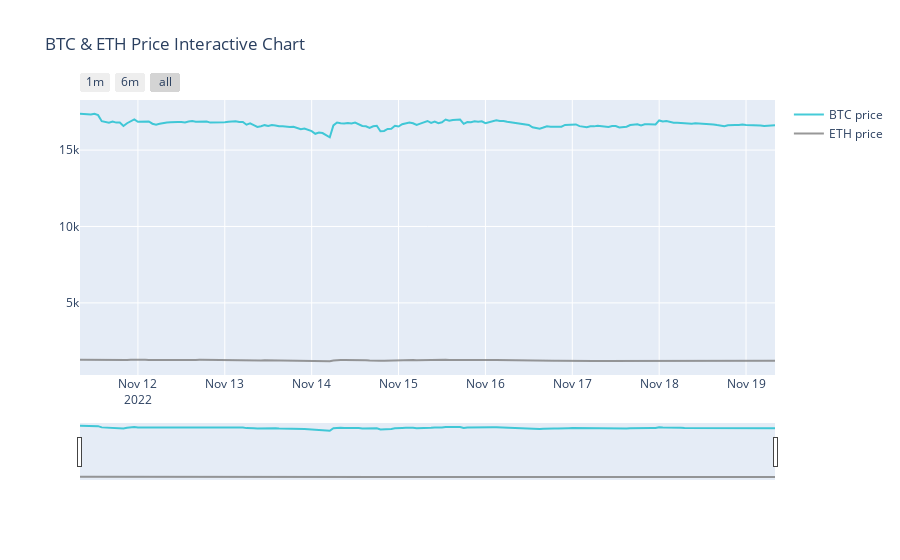
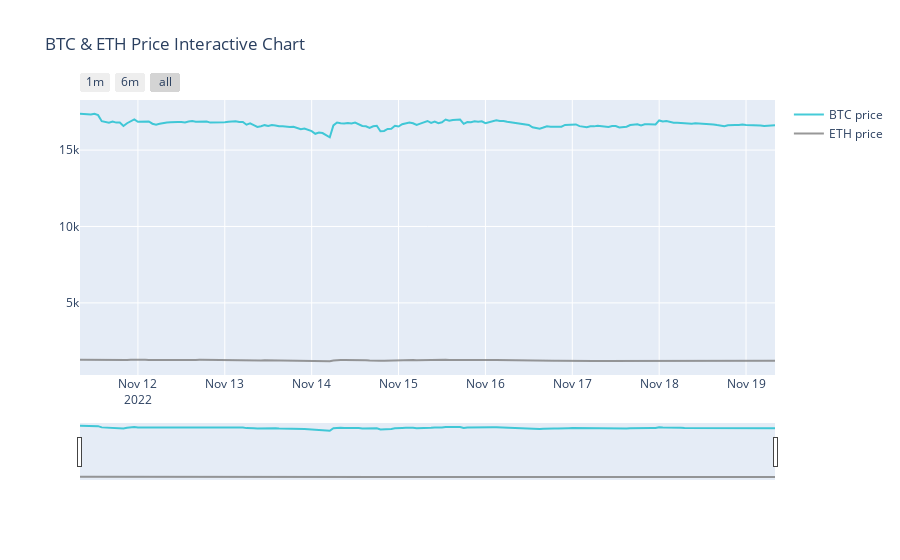

Notebook cell for these charts, in order:
### Code cell
trace_btc = go.Scatter(
    x=df.time_x,
    y=df['close_x'],
    name = "BTC price",
    line = dict(color = '#17BECF'),
    opacity = 0.8)

trace_eth = go.Scatter(
    x=df.time_x,
    y=df['close_y'],
    name = "ETH price",
    line = dict(color = '#7F7F7F'),
    opacity = 0.8)

data = [trace_btc,trace_eth]

layout = dict(
    title='BTC & ETH Price Interactive Chart', 
    xaxis=dict(
        rangeselector=dict(
            buttons=list([
                dict(count=1,
                     label='1m',
                     step='month',
                     stepmode='backward'),
                dict(count=6,
                     label='6m',
                     step='month',
                     stepmode='backward'),
                dict(step='all')
            ])
        ),
        rangeslider=dict(
            visible = True
        ),
        type='date'
    )
)

fig = dict(data=data, layout=layout)
iplot(fig, filename = "BTC & ETH Price Interactive Chart")
plotly.offline.plot(fig, filename='Plotly_Stock.html')

### Figure 1 — Plotly figure (JSON) as saved in the notebook; plotly's stock layout.template omitted (floating-point values rounded to 4 significant figures; data arrays with more than 128 entries replaced by an {"elided": "..."} marker saying what was removed)
{"data": [{"line": {"color": "#17BECF"}, "name": "BTC price", "opacity": 0.8, "type": "scatter", "x": {"elided": "193 str values"}, "y": {"elided": "193 float values"}}, {"line": {"color": "#7F7F7F"}, "name": "ETH price", "opacity": 0.8, "type": "scatter", "x": {"elided": "193 str values"}, "y": {"elided": "193 float values"}}], "layout": {"title": {"text": "BTC & ETH Price Interactive Chart"}, "xaxis": {"rangeselector": {"buttons": [{"count": 1, "label": "1m", "step": "month", "stepmode": "backward"}, {"count": 6, "label": "6m", "step": "month", "stepmode": "backward"}, {"step": "all"}]}, "rangeslider": {"visible": true}, "type": "date"}}}

### Figure 2 — Plotly figure (JSON) as saved in the notebook; plotly's stock layout.template omitted (floating-point values rounded to 4 significant figures; data arrays with more than 128 entries replaced by an {"elided": "..."} marker saying what was removed)
{"data": [{"line": {"color": "#17BECF"}, "name": "BTC price", "opacity": 0.8, "type": "scatter", "x": {"elided": "193 str values"}, "y": {"elided": "193 float values"}}, {"line": {"color": "#7F7F7F"}, "name": "ETH price", "opacity": 0.8, "type": "scatter", "x": {"elided": "193 str values"}, "y": {"elided": "193 float values"}}], "layout": {"title": {"text": "BTC & ETH Price Interactive Chart"}, "xaxis": {"rangeselector": {"buttons": [{"count": 1, "label": "1m", "step": "month", "stepmode": "backward"}, {"count": 6, "label": "6m", "step": "month", "stepmode": "backward"}, {"step": "all"}]}, "rangeslider": {"visible": true}, "type": "date"}}}
